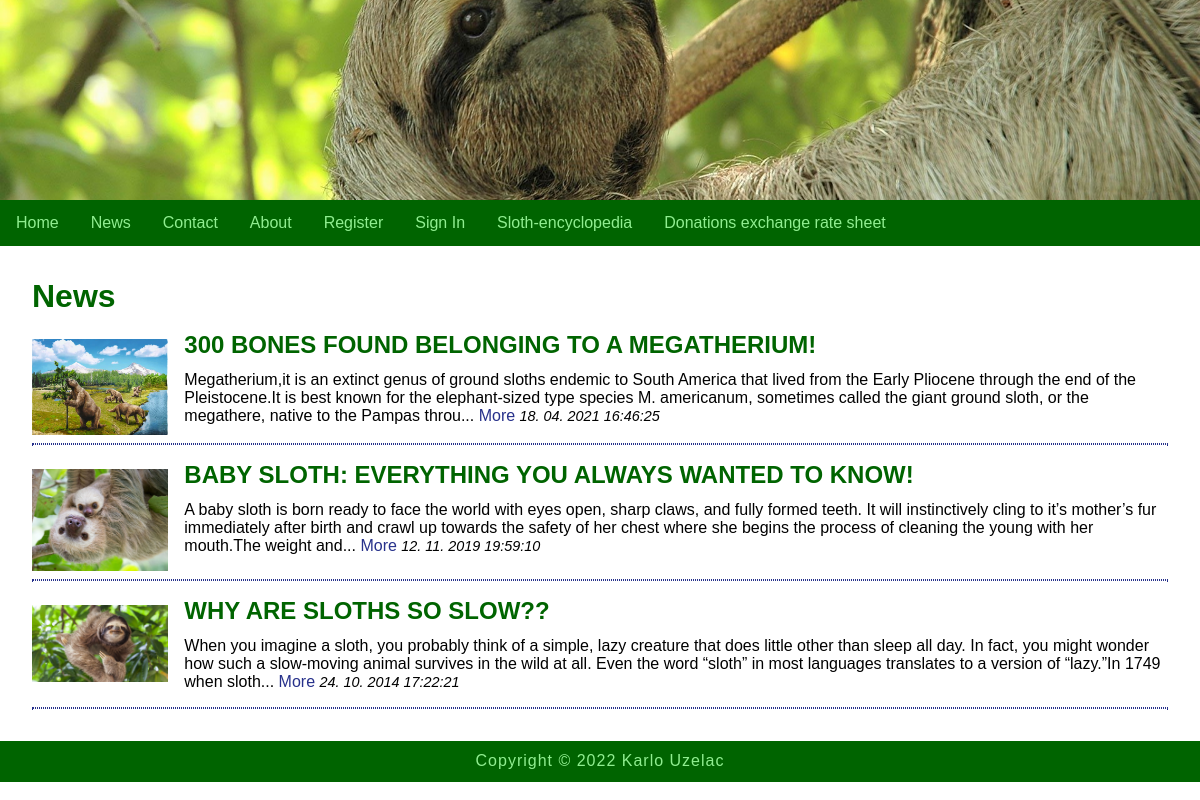
/index.php?menu=2, run on the app's committed database.
### tables this page shows
CREATE TABLE `news` (
  `id` int(11) NOT NULL,
  `title` varchar(255) NOT NULL,
  `description` text NOT NULL,
  `date` timestamp NOT NULL DEFAULT CURRENT_TIMESTAMP ON UPDATE CURRENT_TIMESTAMP,
  `picture` varchar(255) NOT NULL,
  `archive` enum('Y','N') NOT NULL
);

### functions.php (called while the page is built)
<?php
	function pickerDateToMysql($pickerDate){
		$date = DateTime::createFromFormat('Y-m-d H:i:s', $pickerDate);
		return $date->format('d. m. Y H:i:s');
	}
?>

### news.php (the view)
<?php
	if (isset($action) && $action != '') {
		$query  = "SELECT * FROM news";
		$query .= " WHERE id=" . $_GET['action'];
		$result = @mysqli_query($MySQL, $query);
		$row = @mysqli_fetch_array($result);
			print '
			<div class="news">
				<img src="news/' . $row['picture'] . '" alt="' . $row['title'] . '" title="' . $row['title'] . '">
				<h2>' . $row['title'] . '</h2>
				<p>'  . $row['description'] . '</p>
				<time datetime="' . $row['date'] . '">' . pickerDateToMysql($row['date']) . '</time>
				<hr>
			</div>';
	}
	else {
		print '<h1><font color=darkgreen>News</font></h1>';
		$query  = "SELECT * FROM news";
		$query .= " WHERE archive='N'";
		$query .= " ORDER BY date DESC";
		$result = @mysqli_query($MySQL, $query);
		while($row = @mysqli_fetch_array($result)) {
			print '
			<div class="news">
				<img src="news/' . $row['picture'] . '" alt="' . $row['title'] . '" title="' . $row['title'] . '">
				<h2>' . $row['title'] . '</h2>';
				if(strlen($row['description']) > 300) {
					echo substr(strip_tags($row['description']), 0, 300).'... <a href="index.php?menu=' . $menu . '&amp;action=' . $row['id'] . '">More</a>';
				} else {
					echo strip_tags($row['description']);
				}
				print '
				<time datetime="' . $row['date'] . '">' . pickerDateToMysql($row['date']) . '</time>
				<hr>
			</div>';
		}
	}
?>

### index.php (shortened to what this page needs)
<?php
	include ("dbconn.php");
    if(isset($_GET['menu'])) { $menu   = (int)$_GET['menu']; }
    include_once("functions.php");
print '
<!DOCTYPE html>
<html>
	<head>
		<link rel="stylesheet" href="style.css">
		<meta name="viewport" content="width=device-width; initial-scale=1.0; maximum-scale=1.0; user-scalable=0;">
        <meta http-equiv="content-type" content="text/html; charset=utf-8">
        <meta name="description" content="some description">
        <meta name="keywords" content="keyword 1, keyword 2, keyword 3, keyword 4, ...">
		<meta itemprop="name" content="Sloth">
		<meta itemprop="description" content="Some description">
		<meta itemprop="image" content="Your URL">
		<meta property="og:title" content="Sloth">
		<meta property="og:type" content="article">
		<meta property="og:url" content="Your URL">
		<meta property="og:image" content="Your URL">
		<meta property="og:description" content="Some description">
		<meta property="article:tag" content="keyword 1, keyword 2, keyword 3, keyword 4, ...">
		<meta name="twitter:title" content="Sloth">
		<meta name="twitter:description" content="Some description">
        <meta name="author" content="kuzela1@vvg.hr">
		<link rel="icon" href="favicon.ico" type="image/x-icon"/>
		<link rel="shortcut icon" href="3.jpg" type="image/x-icon"/>
		<link href="https://fonts.googleapis.com/css?family=Oswald" rel="stylesheet">
		<title>Sloth</title>
	</head>
<body>
	<header>
		<div'; if ($menu > 1) { print ' class="hero-subimage"'; } else { print ' class="hero-image"'; }  print '></div>
		<nav>';
			include("menu.php");
		print '</nav>
	</header>
	<main>';
	if (!isset($menu) || $menu == 1) { include("home.php"); }
	else if ($menu == 2) { include("news.php"); }
	print '
	</main>
	<footer>
	<style>
	footer {
		background-color:darkgreen;
	}
    </style>
		<p><font color=lightgreen>Copyright &copy; ' . date("Y") . ' Karlo Uzelac </font></p>
	</footer>
</body>
</html>';
?>

### menu.php
<?php
	print '
	<ul>
	<style>
	ul {
		background-color:darkgreen;
	}
    </style>
		<li><a href="index.php?menu=1"><font color=lightgreen>Home</font></a></li>
		<li><a href="index.php?menu=2"><font color=lightgreen>News</font></a></li>
		<li><a href="index.php?menu=3"><font color=lightgreen>Contact</font></a></li>
		<li><a href="index.php?menu=4"><font color=lightgreen>About</font></a></li>';
		if (!isset($_SESSION['user']['valid']) || $_SESSION['user']['valid'] == 'false') {
			print '
			<li><a href="index.php?menu=5"><font color=lightgreen>Register</font></a></li>
			<li><a href="index.php?menu=6"><font color=lightgreen>Sign In</font></a></li>';
		}
		else if ($_SESSION['user']['valid'] == 'true') {
			print '
			<li><a href="index.php?menu=7">Admin</a></li>
			<li><a href="signout.php">Sign Out</a></li>';
		}
		print '
		<li><a href="index.php?menu=10"><font color=lightgreen>Sloth-encyclopedia</font></a></li>
		<li><a href="index.php?menu=11"><font color=lightgreen>Donations exchange rate sheet</font></a></li>
	</ul>';
?>

### style.css (style rules this page uses)
body, html { font-family: 'Franklin Gothic Medium', sans-serif; margin: 0; font-size: 16px; }
header { display: block; width: 100%; }
.hero-subimage { background-image: url("1.jpg"); background-position: center; background-repeat: no-repeat; background-size: cover; position: relative; height: 200px; }
ul { list-style-type: none; margin: 0; padding: 0; overflow: hidden; background-color: #333; }
li { float: left; }
li a { display: block; color: white; text-align: center; padding: 14px 16px; text-decoration: none; }
h1,h2 { margin: 0.5em 0; font-size: 2em; }
h2 { font-size: 1.5em; color: #27318b; }
main { margin: 2em; }
main a { color: #27318b; text-decoration: none; }
p { margin: 1em 0; line-height: 1.4em; letter-spacing: 1px; }
.news img { width: 12%; float: left; padding: 0.5em 0; margin: 0 1em 0 0; }
.news h2 { margin: 0.5em 0; font-size: 1.5em; color: #27318b; }
.news hr { margin: 1em 0; border: 1px dotted #27318b; clear: both; }
.news time { font-size: 90%; font-style: italic; }
img { width: 100%; }
footer { background-color: #333; padding: 0.1em; clear: both; }
footer p { color: white; text-align: center; margin: 0.5em; }

### menu.php (style rules this page uses)
ul { background-color:darkgreen; }

### index.php (style rules this page uses)
footer { background-color:darkgreen; }

### data on the page
news: picture (picture), title "300 BONES FOUND BELONGING TO A MEGATHERIUM!", description "Megatherium,it is an extinct genus of ground sloths endemic to South America that lived from the Early Pliocene through the end of the Pleistocene.It is best known for the elephant-sized type species M. americanum, sometimes called the giant ground sloth, or the megathere, native to the Pampas throu", date "18. 04. 2021 16:46:25"
news: picture (picture), title "BABY SLOTH: EVERYTHING YOU ALWAYS WANTED TO KNOW!", description "A baby sloth is born ready to face the world with eyes open, sharp claws, and fully formed teeth. It will instinctively cling to it’s mother’s fur immediately after birth and crawl up towards the safety of her chest where she begins the process of cleaning the young with her mouth.The weight and", date "12. 11. 2019 19:59:10"
news: picture (picture), title "WHY ARE SLOTHS SO SLOW??", description "When you imagine a sloth, you probably think of a simple, lazy creature that does little other than sleep all day. In fact, you might wonder how such a slow-moving animal survives in the wild at all. Even the word “sloth” in most languages translates to a version of “lazy.”In 1749 when sloth", date "24. 10. 2014 17:22:21"
